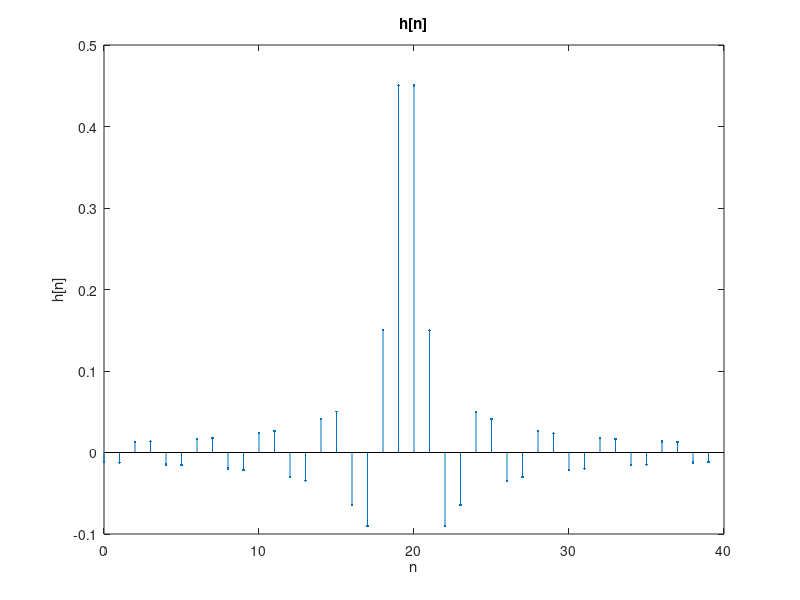
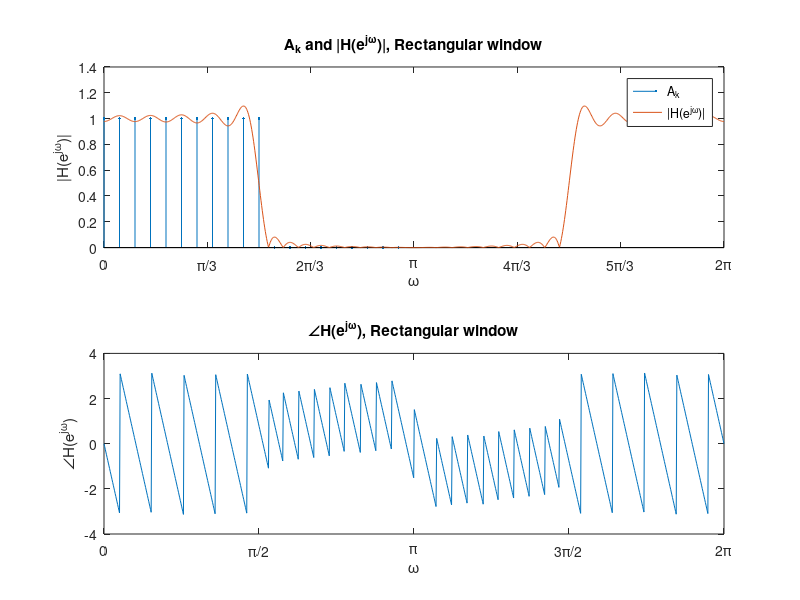
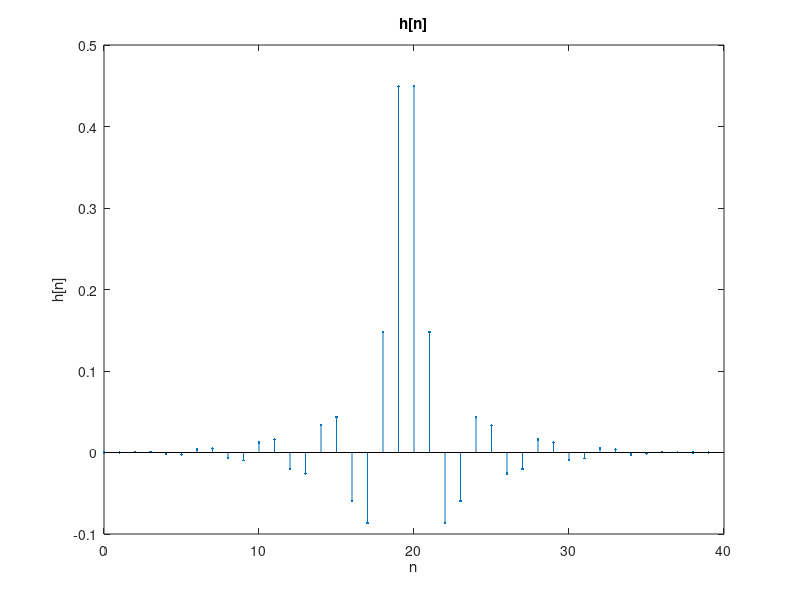
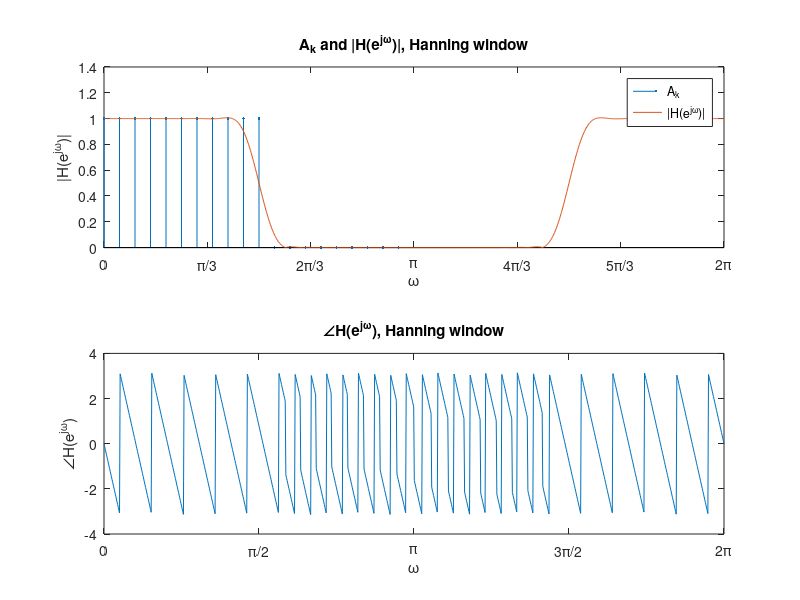

MATLAB code to generate these figures, in order:
clc;
clear;
close;

N = 40;
alpha = (N-1)/2;
k = 0:N/2-1;
w = k*2*pi/N;
Ak = 1*(w >= 0 & w <= pi/2);
hd = sin(pi/2*(k-alpha))./(pi*(k-alpha));

win1 = rectwin(N)';
hn = hd.*win1(1:N/2);
omega = linspace(0,2*pi,1e3);
hn = cat(2,hn,hn(end:-1:1));
H = sum(hn'.*exp(-1i*(0:N-1)'.*omega),1);
figure(1);
stem((0:N-1),hn,'.');
title('h[n]');
xlabel('n');
ylabel('h[n]');
figure(2);
subplot(2,1,1);
stem(w,Ak,'.');
hold on;
plot(omega,abs(H));
title('A_k and |H(e^{j\omega})|, Rectangular window');
xlabel('\omega');
ylabel('|H(e^{j\omega})|');
xlim([0,2*pi]);
legend('A_k', '|H(e^{j\omega})|');
set(gca,'XTick',0:pi/3:2*pi);
set(gca,'XTickLabel',{'0','\pi/3','2\pi/3','\pi','4\pi/3','5\pi/3','2\pi'});
subplot(2,1,2);
plot(omega,angle(H));
title('\angleH(e^{j\omega}), Rectangular window');
xlabel('\omega');
ylabel('\angleH(e^{j\omega})');
xlim([0,2*pi]);
set(gca,'XTick',0:pi/2:2*pi);
set(gca,'XTickLabel',{'0','\pi/2','\pi','3\pi/2','2\pi'});

win2 = hanning(N)';
hn = hd.*win2(1:N/2);
hn = cat(2,hn,hn(end:-1:1));
H = sum(hn'.*exp(-1i*(0:N-1)'.*omega),1);
figure(3);
stem((0:N-1),hn,'.');
title('h[n]');
xlabel('n');
ylabel('h[n]');
figure(4);
subplot(2,1,1);
stem(w,Ak,'.');
hold on;
plot(omega,abs(H));
title('A_k and |H(e^{j\omega})|, Hanning window');
xlabel('\omega');
ylabel('|H(e^{j\omega})|');
xlim([0,2*pi]);
legend('A_k', '|H(e^{j\omega})|');
set(gca,'XTick',0:pi/3:2*pi);
set(gca,'XTickLabel',{'0','\pi/3','2\pi/3','\pi','4\pi/3','5\pi/3','2\pi'});
subplot(2,1,2);
plot(omega,angle(H));
title('\angleH(e^{j\omega}), Hanning window');
xlabel('\omega');
ylabel('\angleH(e^{j\omega})');
xlim([0,2*pi]);
set(gca,'XTick',0:pi/2:2*pi);
set(gca,'XTickLabel',{'0','\pi/2','\pi','3\pi/2','2\pi'});

win3 = blackman(N)';
hn = hd.*win3(1:N/2);
hn = cat(2,hn,hn(end:-1:1));
H = sum(hn'.*exp(-1i*(0:N-1)'.*omega),1);
figure(5);
stem((0:N-1),hn,'.');
title('h[n]');
xlabel('n');
ylabel('h[n]');
figure(6);
subplot(2,1,1);
stem(w,Ak,'.');
hold on;
plot(omega,abs(H));
title('A_k and |H(e^{j\omega})|, Blackman window');
xlabel('\omega');
ylabel('|H(e^{j\omega})|');
xlim([0,2*pi]);
legend('A_k', '|H(e^{j\omega})|');
set(gca,'XTick',0:pi/3:2*pi);
set(gca,'XTickLabel',{'0','\pi/3','2\pi/3','\pi','4\pi/3','5\pi/3','2\pi'});
subplot(2,1,2);
plot(omega,angle(H));
title('\angleH(e^{j\omega}), Blackman window');
xlabel('\omega');
ylabel('\angleH(e^{j\omega})');
xlim([0,2*pi]);
set(gca,'XTick',0:pi/2:2*pi);
set(gca,'XTickLabel',{'0','\pi/2','\pi','3\pi/2','2\pi'});